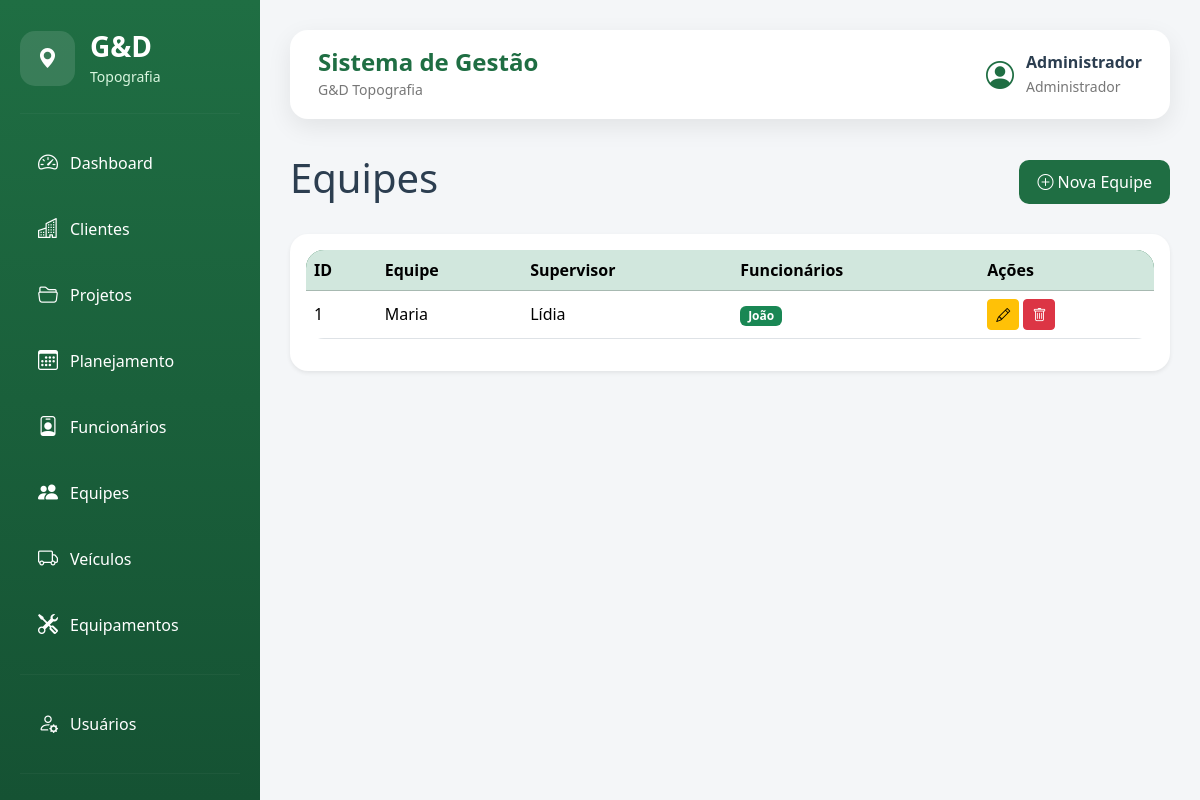
Screenshot of /equipes (signed in) with the database file from the repository.
### models/usuario.py (models this page shows, shortened)
class Usuario(UserMixin, db.Model):
    __tablename__ = "usuarios"
    id = db.Column(db.Integer, primary_key=True)
    nome = db.Column(db.String(100), nullable=False)
    email = db.Column(db.String(120), unique=True, nullable=False)
    senha = db.Column(db.String(255), nullable=False)
    perfil = db.Column(
        db.String(50),
        nullable=False,
        default="Administrador"
    )
    ativo = db.Column(
        db.Boolean,
        nullable=False,
        default=True
    )
    data_criacao = db.Column(
        db.DateTime,
        default=datetime.utcnow
    )
    ultimo_login = db.Column(
        db.DateTime,
        nullable=True
    )
    ultimo_acesso = db.Column(
        db.DateTime,
        nullable=True
    )
    foto = db.Column(
        db.String(255),
        nullable=True
    )
    telefone = db.Column(
        db.String(20),
        nullable=True
    )
    observacoes = db.Column(
        db.Text,
        nullable=True
    )

### models/equipe.py (models this page shows)
class Equipe(db.Model):
    __tablename__ = "equipes"
    id = db.Column(db.Integer, primary_key=True)
    nome = db.Column(db.String(100), nullable=False)
    supervisor = db.Column(db.String(100))
    descricao = db.Column(db.Text)
    funcionarios = db.relationship(
        "Funcionario",
        secondary=equipe_funcionario,
        backref="equipes"
    )

### models/funcionario.py (models this page shows, shortened)
class Funcionario(db.Model):
    __tablename__ = "funcionarios"
    id = db.Column(db.Integer, primary_key=True)
    nome = db.Column(db.String(150), nullable=False)
    cpf = db.Column(db.String(14))
    telefone = db.Column(db.String(20))
    email = db.Column(db.String(150))
    cargo = db.Column(db.String(80))
    funcao = db.Column(db.String(80))
    status = db.Column(
        db.String(20),
        default="Disponível"
    )
    observacoes = db.Column(db.Text)

### routes/equipes.py (the view)
@equipes.route("/equipes")
@login_required
def listar_equipes():
    lista = Equipe.query.order_by(
        Equipe.nome
    ).all()
    return render_template(
        "equipes.html",
        equipes=lista
    )

### app.py (called while the page is built)
@app.context_processor
def inject_csrf_token():
    return dict(csrf_token=generate_csrf)

@login_manager.user_loader
def load_user(user_id):
    return Usuario.query.get(int(user_id))

### templates/equipes.html (shortened to what this page needs)
{% extends "layout/base.html" %}
{% block content %}
<div class="d-flex justify-content-between align-items-center mb-4">
    <h1>Equipes</h1>
    <a href="/equipes/nova" class="btn btn-success">
        <i class="bi bi-plus-circle"></i>
        Nova Equipe
    </a>
</div>
<div class="card shadow-sm">
    <div class="card-body">
        <table class="table table-hover align-middle">
            <thead class="table-success">
                <tr>
                    <th>ID</th>
                    <th>Equipe</th>
                    <th>Supervisor</th>
                    <th>Funcionários</th>
                    <th>Ações</th>
                </tr>
            </thead>
            <tbody>
            {% for equipe in equipes %}
                <tr>
                    <td>{{ equipe.id }}</td>
                    <td>{{ equipe.nome }}</td>
                    <td>{{ equipe.supervisor }}</td>
                    <td>
                        {% if equipe.funcionarios %}
                            {% for funcionario in equipe.funcionarios %}
                                <span class="badge bg-success">
                                    {{ funcionario.nome }}
                                </span>
                            {% endfor %}
                        {% else %}
                            <span class="text-muted">
                                Nenhum funcionário
                            </span>
                        {% endif %}
                    </td>
                    <td>
                        <a href="/equipes/editar/{{ equipe.id }}"
                           class="btn btn-warning btn-sm">
                            <i class="bi bi-pencil"></i>
                        </a>
                        <a href="/equipes/excluir/{{ equipe.id }}"
                           class="btn btn-danger btn-sm"
                           onclick="return confirm('Deseja excluir esta equipe?')">
                            <i class="bi bi-trash"></i>
                        </a>
                    </td>
                </tr>
            {% endfor %}
            </tbody>
        </table>
    </div>
</div>
{% endblock %}

### templates/layout/base.html (shortened to what this page needs)
<!DOCTYPE html>
<html lang="pt-BR">
<head>
    <link href="https://cdn.jsdelivr.net/npm/bootstrap@5.3.3/dist/css/bootstrap.min.css" rel="stylesheet">
    <link href="https://cdn.jsdelivr.net/npm/bootstrap-icons@1.11.3/font/bootstrap-icons.css" rel="stylesheet">
    <link rel="stylesheet" href="{{ url_for('static', filename='css/style.css') }}">
</head>
<body>
    <div class="sidebar">
        <div class="logo">
            <div class="logo-icon">
                <i class="bi bi-geo-alt-fill"></i>
            </div>
            <div>
                <h3>G&D</h3>
                <small>Topografia</small>
            </div>
        </div>
        <hr>
        <a href="{{ url_for('dashboard.inicio') }}">
            <i class="bi bi-speedometer2"></i>
            <span>Dashboard</span>
        </a>
        <a href="{{ url_for('clientes.listar_clientes') }}">
            <i class="bi bi-buildings"></i>
            <span>Clientes</span>
        </a>
        <a href="{{ url_for('projetos.listar_projetos') }}">
            <i class="bi bi-folder2-open"></i>
            <span>Projetos</span>
        </a>
        <a href="{{ url_for('planejamento.listar_planejamento') }}">
            <i class="bi bi-calendar3"></i>
            <span>Planejamento</span>
        </a>
        <a href="{{ url_for('funcionarios.listar_funcionarios') }}">
            <i class="bi bi-person-badge"></i>
            <span>Funcionários</span>
        </a>
        <a href="{{ url_for('equipes.listar_equipes') }}">
            <i class="bi bi-people-fill"></i>
            <span>Equipes</span>
        </a>
        <a href="{{ url_for('veiculos.listar_veiculos') }}">
            <i class="bi bi-truck"></i>
            <span>Veículos</span>
        </a>
        <a href="{{ url_for('equipamentos.listar_equipamentos') }}">
            <i class="bi bi-tools"></i>
            <span>Equipamentos</span>
        </a>
        <hr>
        <a href="{{ url_for('usuarios.listar_usuarios') }}">
            <i class="bi bi-person-gear"></i>
            <span>Usuários</span>
        </a>
        <hr>
        <a href="{{ url_for('auth.logout') }}">
        </a>
    </div>
    <div class="conteudo">
        <div class="topbar">
            <div>
                <h4>Sistema de Gestão</h4>
                <small>G&D Topografia</small>
            </div>
            <div class="topbar-right">
                <div class="usuario">
                    <i class="bi bi-person-circle fs-3"></i>
                    <div>
                        <strong>
                            {{ current_user.nome }}
                        </strong>
                        <small>
                            {{ current_user.perfil }}
                        </small>
                    </div>
                </div>
            </div>
        </div>
        {% block content %}
        {% endblock %}
    </div>
</body>
</html>

### static/css/style.css (style rules this page uses)
:root { --verde-principal:#1F6E43; --verde-secundario:#2E8B57; --verde-escuro:#155233; --cinza-claro:#F4F6F8; --cinza:#D8DEE4; --texto:#2C3E50; --branco:#FFFFFF; --sombra:0 8px 25px rgba(0,0,0,.08); --radius:18px; }
* { margin:0; padding:0; box-sizing:border-box; }
body { background:var(--cinza-claro); font-family:"Segoe UI",Tahoma,Geneva,Verdana,sans-serif; color:var(--texto); overflow-x:hidden; }
.sidebar { position:fixed; top:0; left:0; width:260px; height:100vh; background:linear-gradient( 180deg, var(--verde-principal), var(--verde-escuro) ); color:white; padding:30px 20px; overflow-y:auto; overflow-x:hidden; z-index:1000; }
.logo { display:flex; align-items:center; gap:15px; margin-bottom:25px; }
.logo-icon { width:55px; height:55px; border-radius:15px; background:rgba(255,255,255,.12); display:flex; align-items:center; justify-content:center; font-size:28px; }
.logo h3 { margin:0; font-weight:700; }
.logo small { color:#d9f6df; }
.sidebar hr { border-color:rgba(255,255,255,.15); margin:20px 0; }
.sidebar a { display:flex; align-items:center; gap:12px; color:white; text-decoration:none; padding:14px 18px; border-radius:12px; margin-bottom:8px; transition:.25s; }
.sidebar i { font-size:20px; }
.conteudo { margin-left:260px; width:calc(100% - 260px); min-height:100vh; padding:30px; }
.topbar { background:white; border-radius:18px; padding:18px 28px; display:flex; justify-content:space-between; align-items:center; margin-bottom:35px; box-shadow:var(--sombra); }
.topbar h4 { margin:0; color:var(--verde-principal); font-weight:700; }
.topbar small { color:#777; }
.topbar-right { display:flex; align-items:center; gap:20px; }
.usuario { display:flex; align-items:center; gap:12px; }
.usuario i { color:var(--verde-principal); }
.usuario strong { display:block; }
.usuario small { color:#777; }
.btn-success { background:var(--verde-principal); border:none; border-radius:10px; padding:10px 18px; }
.card { border:none; border-radius:18px; box-shadow:var(--sombra); }
.table { background:white; border-radius:18px; overflow:hidden; }
.table thead { background:var(--verde-principal); color:white; }
.table td { vertical-align:middle; }

### rows the page displays
Usuario: nome "Administrador", perfil "Administrador"
Equipe: id "1", nome "Maria", supervisor "Lídia"
Funcionario: nome "João"
